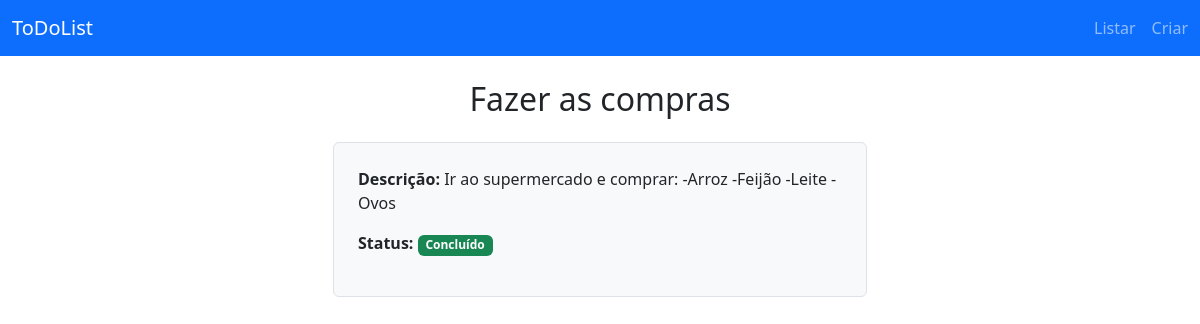
The page /detalhar/9 on the database its author committed.
### tarefas/models.py (models this page shows, shortened)
class Tarefa(models.Model):
    titulo = models.CharField(max_length=200)
    descricao = models.TextField(blank = True, null = True)
    concluido = models.BooleanField(default=False)
    data_criacao = models.DateTimeField(auto_now_add=True)

### tarefas/views.py (the view)
# urls.py: path('detalhar/<int:pk>',DetalharTarefa.as_view(), name='detalhar_tarefa'),
class DetalharTarefa(DetailView):
    model = Tarefa
    template_name = 'detalhar_tarefa.html'

### templates/detalhar_tarefa.html
{% extends 'base.html' %}
{% block content %}
<div class="container">
    <div class="row justify-content-center">
        <div class="col-md-6">
            <h2 class="text-center mb-4">{{ object.titulo }}</h2>
            <div class="p-4 border rounded bg-light">
                <p><strong>Descrição:</strong> {{ object.descricao }}</p>
                <p><strong>Status:</strong>
                    <span class="badge {% if object.concluido %} bg-success {% else %} bg-warning text-dark {% endif %}">
                        {% if object.concluido %} Concluído {% else %} Pendente {% endif %}
                    </span>
                </p>
            </div>
        </div>
    </div>
</div>
{% endblock content %}

### rows shown on the page
Tarefa: titulo "Fazer as compras", descricao "Ir ao supermercado e comprar: -Arroz -Feijão -Leite -Ovos"
